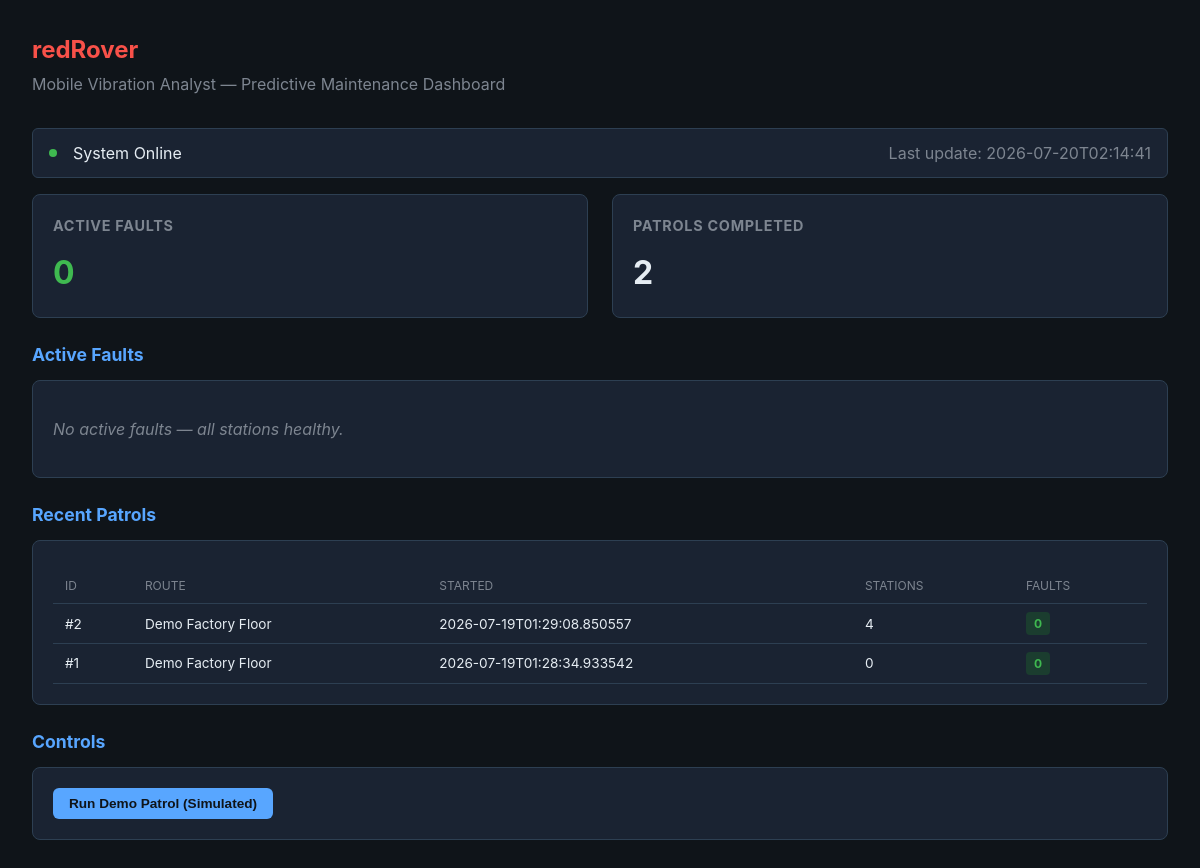
Before: / with the older database file.
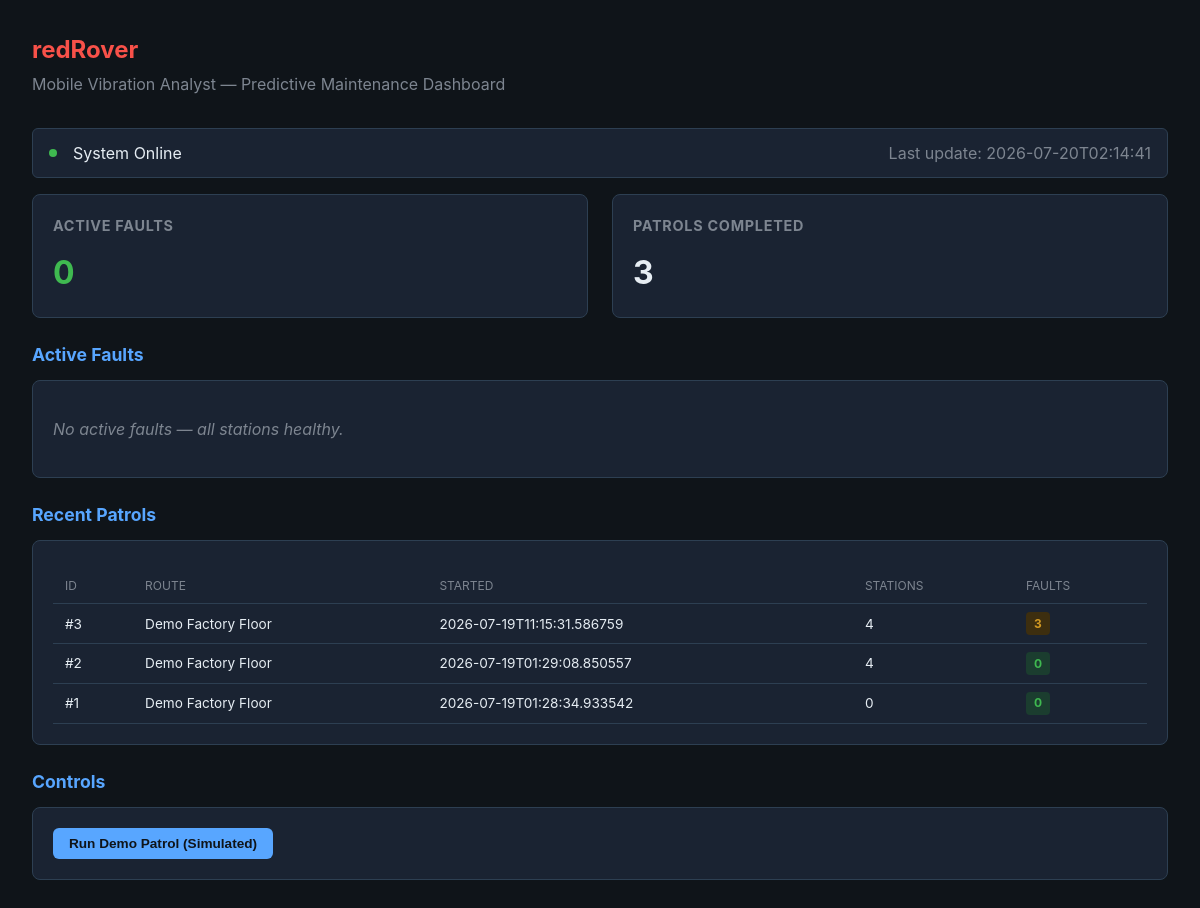
After: the same page with the newer database file.
### tables this page shows
CREATE TABLE patrols (
    id INTEGER PRIMARY KEY AUTOINCREMENT,
    started_at TEXT NOT NULL,
    completed_at TEXT,
    route_name TEXT NOT NULL,
    stations_visited INTEGER DEFAULT 0,
    faults_detected INTEGER DEFAULT 0
);

### src/dashboard/app.py (the view)
@app.get("/", response_class=HTMLResponse)
async def index(request: Request):
    patrols = await db.get_recent_patrols(10)
    faults = await db.get_active_faults()
    return templates.TemplateResponse(request, "index.html", context={
        "patrols": patrols,
        "faults": faults,
        "now": datetime.now().isoformat(),
    })

### src/dashboard/templates/index.html (shortened to what this page needs)
<!DOCTYPE html>
<html lang="en">
<head>
</head>
<body>
    <h1>redRover</h1>
    <p class="subtitle">Mobile Vibration Analyst — Predictive Maintenance Dashboard</p>
    <div class="status-bar">
        <div class="status-dot"></div>
        <span>System Online</span>
        <span style="color: var(--muted); margin-left: auto;">Last update: {{ now }}</span>
    </div>
    <div class="grid">
        <div class="card">
            <h3>Active Faults</h3>
            {% if faults %}
            <div class="stat red">{{ faults|length }}</div>
            {% else %}
            <div class="stat green">0</div>
            {% endif %}
        </div>
        <div class="card">
            <h3>Patrols Completed</h3>
            <div class="stat">{{ patrols|length }}</div>
        </div>
    </div>
    <h2>Active Faults</h2>
    <div class="card" id="faults-table" hx-get="/api/faults" hx-trigger="every 30s" hx-swap="innerHTML">
        {% if faults %}
        <table>
            <thead>
                <tr><th>Station</th><th>Fault</th><th>Severity</th><th>Confidence</th><th>Action</th></tr>
            </thead>
            <tbody>
                {% for f in faults %}
                <tr>
                    <td><a href="/station/{{ f.station_id }}" style="color: var(--blue);">{{ f.station_id }}</a></td>
                    <td>{{ f.fault_type }}</td>
                    <td>
                        {% if f.severity == 'severe' %}
                        <span class="badge badge-critical">{{ f.severity }}</span>
                        {% elif f.severity == 'moderate' %}
                        <span class="badge badge-warning">{{ f.severity }}</span>
                        {% else %}
                        <span class="badge badge-normal">{{ f.severity }}</span>
                        {% endif %}
                    </td>
                    <td>{{ "%.0f"|format(f.confidence * 100) }}%</td>
                    <td>{{ f.recommendation }}</td>
                </tr>
                {% endfor %}
            </tbody>
        </table>
        {% else %}
        <p class="empty">No active faults — all stations healthy.</p>
        {% endif %}
    </div>
    <h2>Recent Patrols</h2>
    <div class="card">
        {% if patrols %}
        <table>
            <thead>
                <tr><th>ID</th><th>Route</th><th>Started</th><th>Stations</th><th>Faults</th></tr>
            </thead>
            <tbody>
                {% for p in patrols %}
                <tr>
                    <td>#{{ p.id }}</td>
                    <td>{{ p.route_name }}</td>
                    <td>{{ p.started_at }}</td>
                    <td>{{ p.stations_visited }}</td>
                    <td>
                        {% if p.faults_detected > 0 %}
                        <span class="badge badge-warning">{{ p.faults_detected }}</span>
                        {% else %}
                        <span class="badge badge-normal">0</span>
                        {% endif %}
                    </td>
                </tr>
                {% endfor %}
            </tbody>
        </table>
        {% else %}
        <p class="empty">No patrols recorded yet. Run your first patrol to see results.</p>
        {% endif %}
    </div>
    <h2>Controls</h2>
    <div class="card">
        <button class="btn" hx-post="/api/demo-patrol" hx-swap="none"
                hx-indicator="#patrol-status"
                onclick="this.disabled=true; this.textContent='Running...';">
            Run Demo Patrol (Simulated)
        </button>
    </div>
</body>
</html>

### src/dashboard/templates/index.html (style rules this page uses)
:root { --bg: #0f1419; --surface: #1a2332; --border: #2d3f52; --text: #e6edf3; --muted: #7d8590; --green: #3fb950; --yellow: #d29922; --red: #f85149; --blue: #58a6ff; }
* { box-sizing: border-box; margin: 0; padding: 0; }
body { font-family: -apple-system, BlinkMacSystemFont, 'Segoe UI', monospace; background: var(--bg); color: var(--text); padding: 2rem; line-height: 1.5; }
h1 { color: var(--red); margin-bottom: 0.25rem; font-size: 1.5rem; }
h2 { color: var(--blue); margin: 1.5rem 0 0.75rem; font-size: 1.1rem; }
.subtitle { color: var(--muted); margin-bottom: 2rem; }
.grid { display: grid; grid-template-columns: 1fr 1fr; gap: 1.5rem; margin-top: 1rem; }
.card { background: var(--surface); border: 1px solid var(--border); border-radius: 8px; padding: 1.25rem; }
.card h3 { font-size: 0.9rem; color: var(--muted); margin-bottom: 0.75rem; text-transform: uppercase; letter-spacing: 0.05em; }
.stat { font-size: 2rem; font-weight: bold; }
.stat.green { color: var(--green); }
table { width: 100%; border-collapse: collapse; margin-top: 0.5rem; }
th, td { text-align: left; padding: 0.5rem 0.75rem; border-bottom: 1px solid var(--border); font-size: 0.85rem; }
th { color: var(--muted); font-weight: normal; text-transform: uppercase; font-size: 0.75rem; }
.badge { display: inline-block; padding: 0.15rem 0.5rem; border-radius: 4px; font-size: 0.75rem; font-weight: bold; }
.badge-normal { background: #1b3d2f; color: var(--green); }
.badge-warning { background: #3d2e0f; color: var(--yellow); }
.btn { background: var(--blue); color: var(--bg); border: none; padding: 0.5rem 1rem; border-radius: 6px; cursor: pointer; font-weight: bold; font-size: 0.85rem; }
.status-bar { display: flex; align-items: center; gap: 1rem; margin: 1rem 0; padding: 0.75rem 1rem; background: var(--surface); border-radius: 6px; border: 1px solid var(--border); }
.status-dot { width: 8px; height: 8px; border-radius: 50%; background: var(--green); animation: pulse 2s infinite; }
.empty { color: var(--muted); font-style: italic; padding: 1rem 0; }

Changed rows visible on the page:
added patrols: id "3", route_name "Demo Factory Floor", started_at "2026-07-19T11:15:31.586759", stations_visited "4", faults_detected "3"
Other visible differences:
{{ patrols|length }}: "2" → "3"
